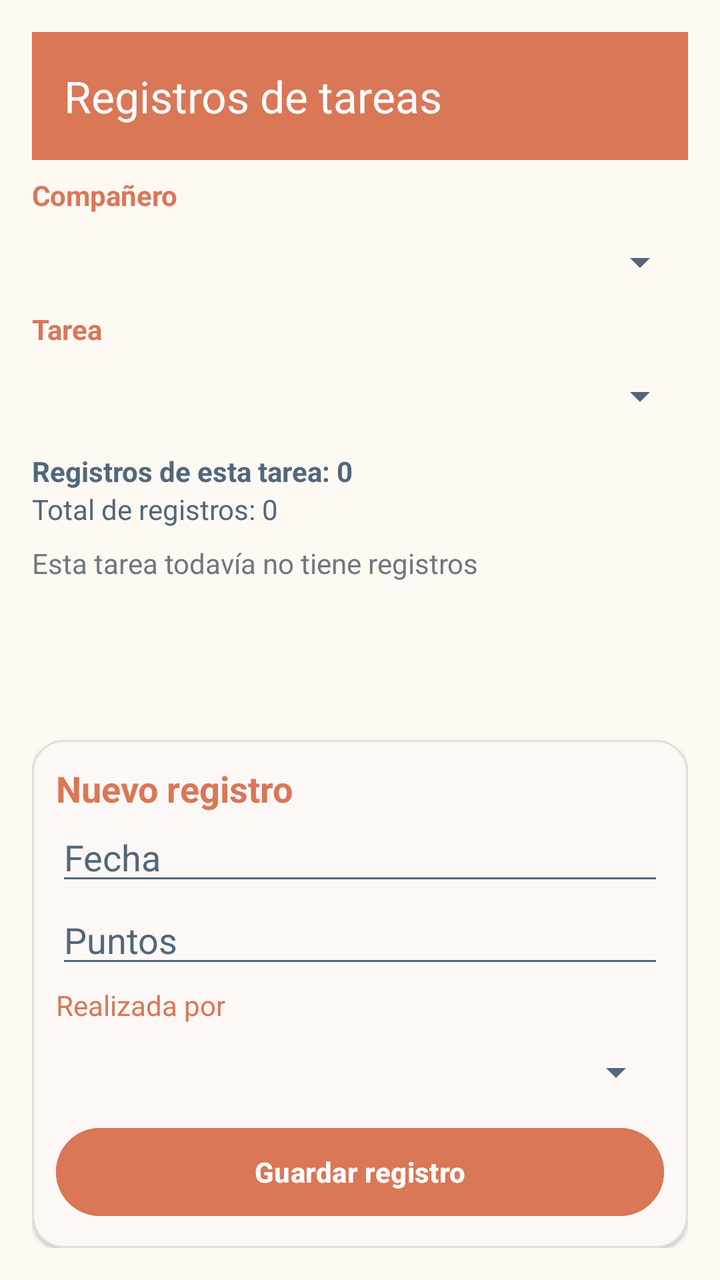
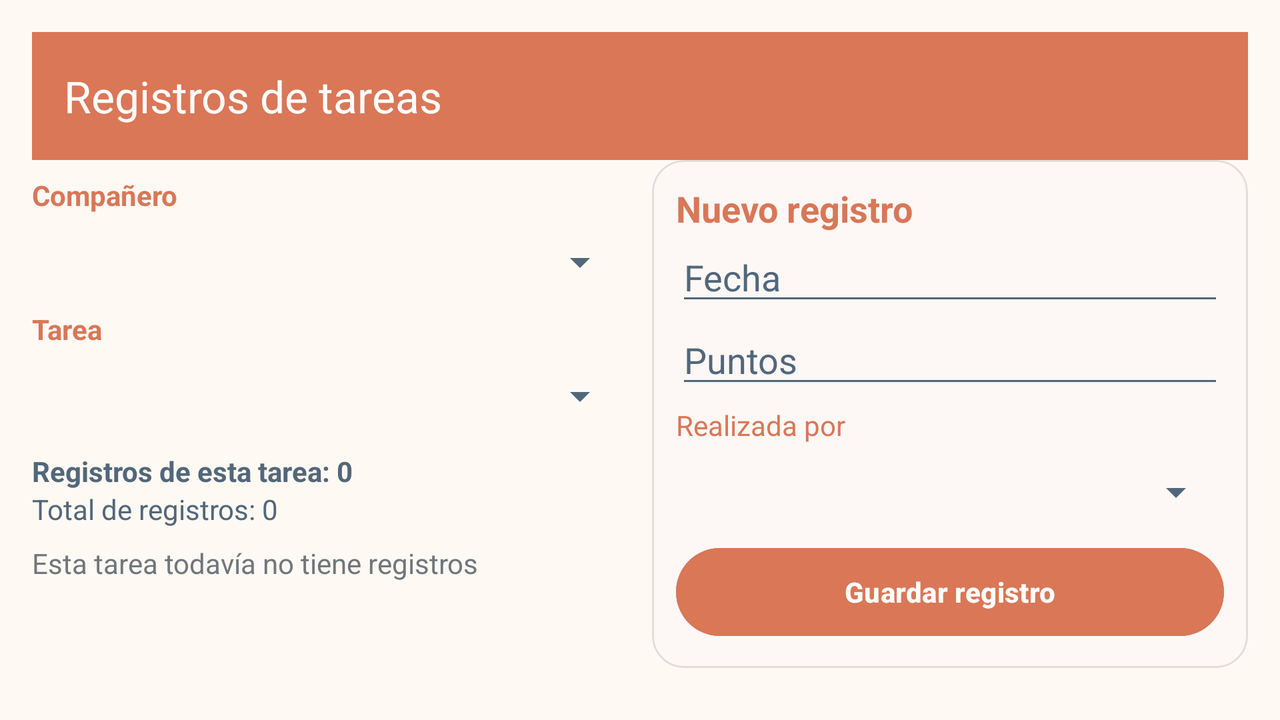

An Android layout and its configuration variant, each rendered on a device that would load it. The default file and the variant file are quoted in full after the pictures.
<!-- AndroidManifest.xml: application theme Theme.RoomMate -->
<!-- res/layout/activity_registro_tarea.xml -->
<?xml version="1.0" encoding="utf-8"?>
<LinearLayout xmlns:android="http://schemas.android.com/apk/res/android"
    xmlns:app="http://schemas.android.com/apk/res-auto"
    xmlns:tools="http://schemas.android.com/tools"
    android:id="@+id/main"
    android:layout_width="match_parent"
    android:layout_height="match_parent"
    android:background="@color/background"
    android:fitsSystemWindows="true"
    android:orientation="vertical"
    android:padding="16dp"
    tools:context=".RegistroTareaActivity">

    <com.google.android.material.appbar.MaterialToolbar
        android:id="@+id/toolbarRegistros"
        android:layout_width="match_parent"
        android:layout_height="?attr/actionBarSize"
        android:background="@color/primary"
        app:navigationIconTint="@color/on_primary"
        app:title="@string/registros_de_tareas"
        app:titleTextColor="@color/on_primary" />

    <LinearLayout
        android:layout_width="match_parent"
        android:layout_height="0dp"
        android:layout_weight="1"
        android:orientation="vertical">

        <TextView
            android:layout_width="match_parent"
            android:layout_height="wrap_content"
            android:layout_marginTop="8dp"
            android:text="@string/companero"
            android:textColor="@color/primary"
            android:textStyle="bold" />

        <Spinner
            android:id="@+id/spinnerCompaneroFiltro"
            android:layout_width="match_parent"
            android:layout_height="48dp"
            android:backgroundTint="@color/secondary" />

        <TextView
            android:layout_width="match_parent"
            android:layout_height="wrap_content"
            android:text="@string/tarea"
            android:textColor="@color/primary"
            android:textStyle="bold" />

        <Spinner
            android:id="@+id/spinnerTareasRegistro"
            android:layout_width="match_parent"
            android:layout_height="48dp"
            android:backgroundTint="@color/secondary" />

        <TextView
            android:id="@+id/tvTotalRegistros"
            android:layout_width="match_parent"
            android:layout_height="wrap_content"
            android:layout_marginTop="4dp"
            android:text="@string/total_registros_cero"
            android:textColor="@color/secondary"
            android:textStyle="bold" />

        <TextView
            android:id="@+id/tvTotalGeneral"
            android:layout_width="match_parent"
            android:layout_height="wrap_content"
            android:text="@string/total_general_cero"
            android:textColor="@color/secondary" />

        <TextView
            android:id="@+id/tvSinRegistros"
            android:layout_width="match_parent"
            android:layout_height="wrap_content"
            android:layout_marginTop="8dp"
            android:text="@string/sin_registros"
            android:textColor="@color/text_secondary" />

        <ListView
            android:id="@+id/lvRegistros"
            android:layout_width="match_parent"
            android:layout_height="0dp"
            android:layout_marginTop="4dp"
            android:layout_weight="1"
            android:divider="@color/border"
            android:dividerHeight="1dp" />
    </LinearLayout>

    <ScrollView
        android:layout_width="match_parent"
        android:layout_height="wrap_content"
        android:layout_marginTop="8dp">

        <com.google.android.material.card.MaterialCardView
            android:layout_width="match_parent"
            android:layout_height="wrap_content"
            app:cardBackgroundColor="@color/surface"
            app:cardCornerRadius="16dp"
            app:cardElevation="1dp"
            app:strokeColor="@color/border"
            app:strokeWidth="1dp">

            <LinearLayout
                android:layout_width="match_parent"
                android:layout_height="wrap_content"
                android:orientation="vertical"
                android:padding="12dp">

                <TextView
                    android:id="@+id/tvTituloFormRegistro"
                    android:layout_width="match_parent"
                    android:layout_height="wrap_content"
                    android:text="@string/nuevo_registro"
                    android:textColor="@color/primary"
                    android:textSize="18sp"
                    android:textStyle="bold" />

                <EditText
                    android:id="@+id/etFechaRegistro"
                    android:layout_width="match_parent"
                    android:layout_height="wrap_content"
                    android:backgroundTint="@color/secondary"
                    android:cursorVisible="false"
                    android:focusable="false"
                    android:hint="@string/fecha"
                    android:importantForAutofill="no"
                    android:inputType="none"
                    android:textColor="@color/primary"
                    android:textColorHint="@color/secondary" />

                <EditText
                    android:id="@+id/etPuntuacionRegistro"
                    android:layout_width="match_parent"
                    android:layout_height="wrap_content"
                    android:backgroundTint="@color/secondary"
                    android:hint="@string/puntuacion"
                    android:importantForAutofill="no"
                    android:inputType="number"
                    android:textColor="@color/primary"
                    android:textColorHint="@color/secondary" />

                <TextView
                    android:layout_width="match_parent"
                    android:layout_height="wrap_content"
                    android:layout_marginTop="4dp"
                    android:text="@string/ganador"
                    android:textColor="@color/primary" />

                <Spinner
                    android:id="@+id/spinnerGanador"
                    android:layout_width="match_parent"
                    android:layout_height="48dp"
                    android:backgroundTint="@color/secondary" />

                <LinearLayout
                    android:layout_width="match_parent"
                    android:layout_height="wrap_content"
                    android:orientation="horizontal">

                    <Button
                        android:id="@+id/btnCancelarEdicionRegistro"
                        android:layout_width="0dp"
                        android:layout_height="52dp"
                        android:layout_marginEnd="8dp"
                        android:layout_weight="1"
                        android:backgroundTint="@color/secondary"
                        android:text="@string/cancelar"
                        android:textAllCaps="false"
                        android:textColor="@color/on_primary"
                        android:visibility="gone" />

                    <Button
                        android:id="@+id/btnGuardarRegistro"
                        android:layout_width="0dp"
                        android:layout_height="52dp"
                        android:layout_weight="1"
                        android:backgroundTint="@color/primary"
                        android:text="@string/guardar_registro"
                        android:textAllCaps="false"
                        android:textColor="@color/on_primary"
                        android:textStyle="bold" />
                </LinearLayout>
            </LinearLayout>
        </com.google.android.material.card.MaterialCardView>
    </ScrollView>
</LinearLayout>
<!-- resources referenced by this layout -->
<resources>
  <color name="background">#FFF9F4</color>
  <color name="border">#E4DCD6</color>
  <color name="on_primary">#FFFFFF</color>
  <color name="primary">#D97757</color>
  <color name="secondary">#52677A</color>
  <color name="surface">#FFFFFF</color>
  <color name="text_secondary">#70777B</color>
  <string name="cancelar">Cancelar</string>
  <string name="companero">Compañero</string>
  <string name="fecha">Fecha</string>
  <string name="ganador">Realizada por</string>
  <string name="guardar_registro">Guardar registro</string>
  <string name="nuevo_registro">Nuevo registro</string>
  <string name="puntuacion">Puntos</string>
  <string name="registros_de_tareas">Registros de tareas</string>
  <string name="sin_registros">Esta tarea todavía no tiene registros</string>
  <string name="tarea">Tarea</string>
  <string name="total_general_cero">Total de registros: 0</string>
  <string name="total_registros_cero">Registros de esta tarea: 0</string>
  <!-- from res/values-v23/ -->
  <style name="Theme.RoomMate" parent="Base.Theme.RoomMate">
          
          <item name="android:navigationBarColor">@android:color/transparent</item>
          <item name="android:statusBarColor">@android:color/transparent</item>
          <item name="android:windowLightStatusBar">?attr/isLightTheme</item>
      </style>
  <style name="Base.Theme.RoomMate" parent="Theme.Material3.DayNight.NoActionBar">
          <item name="colorPrimary">@color/primary</item>
          <item name="colorOnPrimary">@color/on_primary</item>
          <item name="colorSecondary">@color/secondary</item>
          <item name="colorOnSecondary">@color/on_primary</item>
          <item name="colorControlActivated">@color/primary</item>
          <item name="colorControlNormal">@color/secondary</item>
          <item name="android:colorBackground">@color/background</item>
          <item name="colorSurface">@color/surface</item>
          <item name="colorOnSurface">@color/text_primary</item>
          <item name="android:textColorPrimary">@color/text_primary</item>
          <item name="android:textColorSecondary">@color/text_secondary</item>
      </style>
  <color name="text_primary">#2F3437</color>
</resources>
<!-- res/layout-land/activity_registro_tarea.xml (the repository's variant of the layout above) -->
<!-- drawn on the phone turned sideways -->
<?xml version="1.0" encoding="utf-8"?>
<LinearLayout xmlns:android="http://schemas.android.com/apk/res/android"
    xmlns:app="http://schemas.android.com/apk/res-auto"
    xmlns:tools="http://schemas.android.com/tools"
    android:id="@+id/main"
    android:layout_width="match_parent"
    android:layout_height="match_parent"
    android:background="@color/background"
    android:fitsSystemWindows="true"
    android:orientation="vertical"
    android:padding="16dp"
    tools:context=".RegistroTareaActivity">

    <com.google.android.material.appbar.MaterialToolbar
        android:id="@+id/toolbarRegistros"
        android:layout_width="match_parent"
        android:layout_height="?attr/actionBarSize"
        android:background="@color/primary"
        app:navigationIconTint="@color/on_primary"
        app:title="@string/registros_de_tareas"
        app:titleTextColor="@color/on_primary" />

    <LinearLayout
        android:layout_width="match_parent"
        android:layout_height="0dp"
        android:layout_weight="1"
        android:baselineAligned="false"
        android:orientation="horizontal">

        <LinearLayout
            android:layout_width="0dp"
            android:layout_height="match_parent"
            android:layout_marginEnd="12dp"
            android:layout_weight="1"
            android:orientation="vertical">

            <TextView
                android:layout_width="match_parent"
                android:layout_height="wrap_content"
                android:layout_marginTop="8dp"
                android:text="@string/companero"
                android:textColor="@color/primary"
                android:textStyle="bold" />

            <Spinner
                android:id="@+id/spinnerCompaneroFiltro"
                android:layout_width="match_parent"
                android:layout_height="48dp"
                android:backgroundTint="@color/secondary" />

            <TextView
                android:layout_width="match_parent"
                android:layout_height="wrap_content"
                android:text="@string/tarea"
                android:textColor="@color/primary"
                android:textStyle="bold" />

            <Spinner
                android:id="@+id/spinnerTareasRegistro"
                android:layout_width="match_parent"
                android:layout_height="48dp"
                android:backgroundTint="@color/secondary" />

            <TextView
                android:id="@+id/tvTotalRegistros"
                android:layout_width="match_parent"
                android:layout_height="wrap_content"
                android:layout_marginTop="4dp"
                android:text="@string/total_registros_cero"
                android:textColor="@color/secondary"
                android:textStyle="bold" />

            <TextView
                android:id="@+id/tvTotalGeneral"
                android:layout_width="match_parent"
                android:layout_height="wrap_content"
                android:text="@string/total_general_cero"
                android:textColor="@color/secondary" />

            <TextView
                android:id="@+id/tvSinRegistros"
                android:layout_width="match_parent"
                android:layout_height="wrap_content"
                android:layout_marginTop="8dp"
                android:text="@string/sin_registros"
                android:textColor="@color/text_secondary" />

            <ListView
                android:id="@+id/lvRegistros"
                android:layout_width="match_parent"
                android:layout_height="0dp"
                android:layout_marginTop="4dp"
                android:layout_weight="1"
                android:divider="@color/border"
                android:dividerHeight="1dp" />
        </LinearLayout>

        <ScrollView
            android:layout_width="0dp"
            android:layout_height="match_parent"
            android:layout_weight="1">

            <com.google.android.material.card.MaterialCardView
                android:layout_width="match_parent"
                android:layout_height="wrap_content"
                app:cardBackgroundColor="@color/surface"
                app:cardCornerRadius="16dp"
                app:cardElevation="1dp"
                app:strokeColor="@color/border"
                app:strokeWidth="1dp">

                <LinearLayout
                    android:layout_width="match_parent"
                    android:layout_height="wrap_content"
                    android:orientation="vertical"
                    android:padding="12dp">

                    <TextView
                        android:id="@+id/tvTituloFormRegistro"
                        android:layout_width="match_parent"
                        android:layout_height="wrap_content"
                        android:text="@string/nuevo_registro"
                        android:textColor="@color/primary"
                        android:textSize="18sp"
                        android:textStyle="bold" />

                    <EditText
                        android:id="@+id/etFechaRegistro"
                        android:layout_width="match_parent"
                        android:layout_height="wrap_content"
                        android:backgroundTint="@color/secondary"
                        android:cursorVisible="false"
                        android:focusable="false"
                        android:hint="@string/fecha"
                        android:importantForAutofill="no"
                        android:inputType="none"
                        android:textColor="@color/primary"
                        android:textColorHint="@color/secondary" />

                    <EditText
                        android:id="@+id/etPuntuacionRegistro"
                        android:layout_width="match_parent"
                        android:layout_height="wrap_content"
                        android:backgroundTint="@color/secondary"
                        android:hint="@string/puntuacion"
                        android:importantForAutofill="no"
                        android:inputType="number"
                        android:textColor="@color/primary"
                        android:textColorHint="@color/secondary" />

                    <TextView
                        android:layout_width="match_parent"
                        android:layout_height="wrap_content"
                        android:layout_marginTop="4dp"
                        android:text="@string/ganador"
                        android:textColor="@color/primary" />

                    <Spinner
                        android:id="@+id/spinnerGanador"
                        android:layout_width="match_parent"
                        android:layout_height="48dp"
                        android:backgroundTint="@color/secondary" />

                    <LinearLayout
                        android:layout_width="match_parent"
                        android:layout_height="wrap_content"
                        android:orientation="horizontal">

                        <Button
                            android:id="@+id/btnCancelarEdicionRegistro"
                            android:layout_width="0dp"
                            android:layout_height="52dp"
                            android:layout_marginEnd="8dp"
                            android:layout_weight="1"
                            android:backgroundTint="@color/secondary"
                            android:text="@string/cancelar"
                            android:textAllCaps="false"
                            android:textColor="@color/on_primary"
                            android:visibility="gone" />

                        <Button
                            android:id="@+id/btnGuardarRegistro"
                            android:layout_width="0dp"
                            android:layout_height="52dp"
                            android:layout_weight="1"
                            android:backgroundTint="@color/primary"
                            android:text="@string/guardar_registro"
                            android:textAllCaps="false"
                            android:textColor="@color/on_primary"
                            android:textStyle="bold" />
                    </LinearLayout>
                </LinearLayout>
            </com.google.android.material.card.MaterialCardView>
        </ScrollView>
    </LinearLayout>
</LinearLayout>
